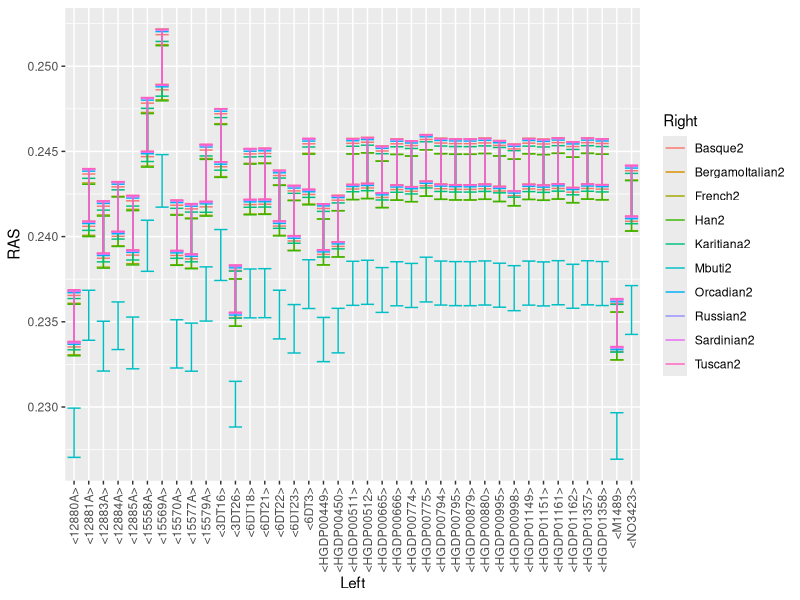
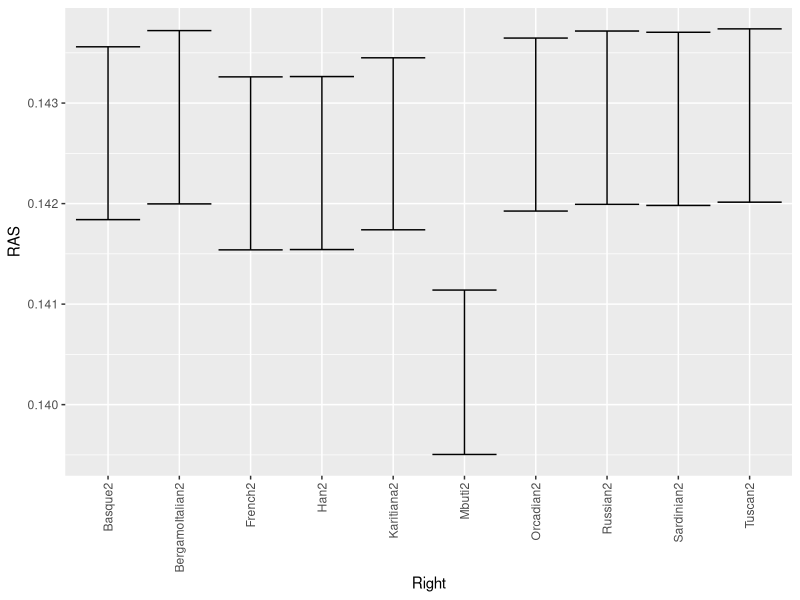
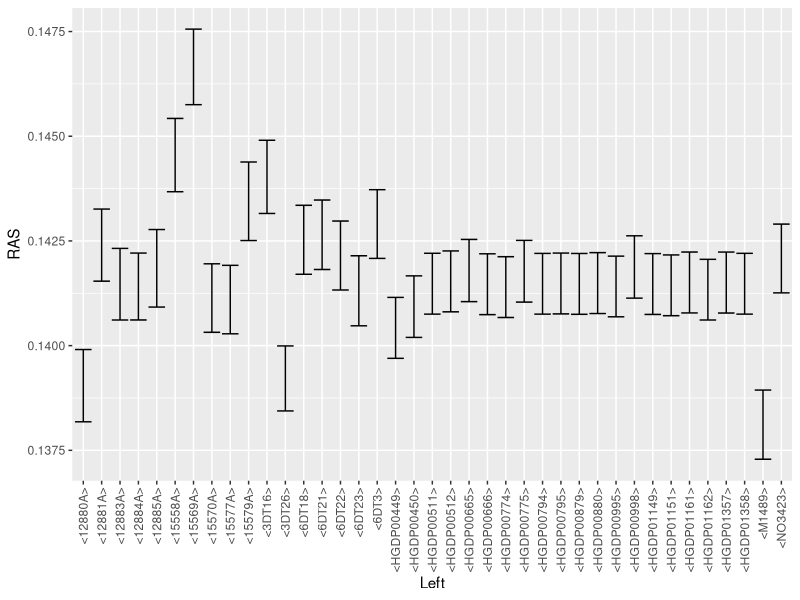
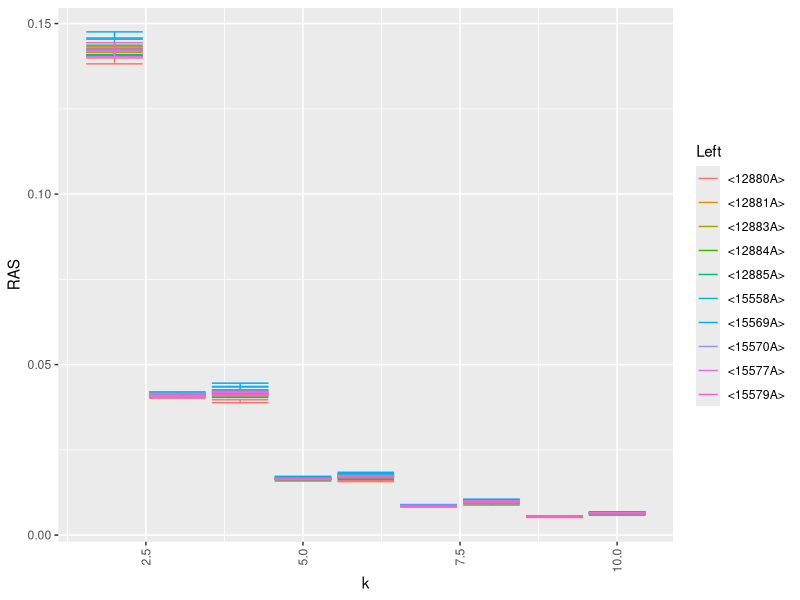
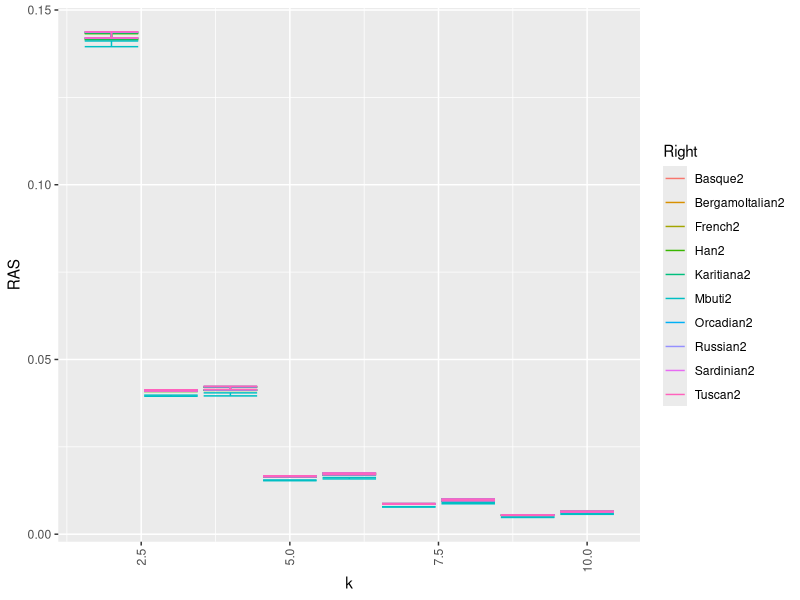

These figures' R source, in order:
library(magrittr)
library(ggplot2)

ras_table <- readr::read_tsv("analyses/HGDP-exploration/AncientBritish_HGDP_ras.table.txt")

# Complete view
ras_table %>% dplyr::filter(Cumulative==TRUE, k==5) %>% ggplot() +
  geom_errorbar(aes(x=Left, y=RAS, ymin=RAS-StdErr, ymax=RAS+StdErr, col=Right)) +
  theme(axis.text.x = element_text(angle = 90, vjust = 0.5, hjust=1))

# One left vs multiple right
ras_table %>% dplyr::filter(Cumulative & k==2 & Left=="<12881A>") %>% ggplot() +
  geom_errorbar(aes(x=Right, y=RAS, ymin=RAS-StdErr, ymax=RAS+StdErr)) +
  theme(axis.text.x = element_text(angle = 90, vjust = 0.5, hjust=1))

# one right vs multiple left
ras_table %>% dplyr::filter(Cumulative & k==2 & Right=="French2") %>% ggplot() +
  geom_errorbar(aes(x=Left, y=RAS, ymin=RAS-StdErr, ymax=RAS+StdErr)) +
  theme(axis.text.x = element_text(angle = 90, vjust = 0.5, hjust=1))

# vs allele freq
ras_table %>% dplyr::filter(grepl("1????A", Left) & !Cumulative & Right=="French2") %>% ggplot() +
  geom_errorbar(aes(x=k, y=RAS, ymin=RAS-StdErr, ymax=RAS+StdErr, col=Left)) +
  theme(axis.text.x = element_text(angle = 90, vjust = 0.5, hjust=1))

ras_table %>% dplyr::filter(!Cumulative & Left=="<12881A>") %>% ggplot() +
  geom_errorbar(aes(x=k, y=RAS, ymin=RAS-StdErr, ymax=RAS+StdErr, col=Right)) +
  theme(axis.text.x = element_text(angle = 90, vjust = 0.5, hjust=1))
